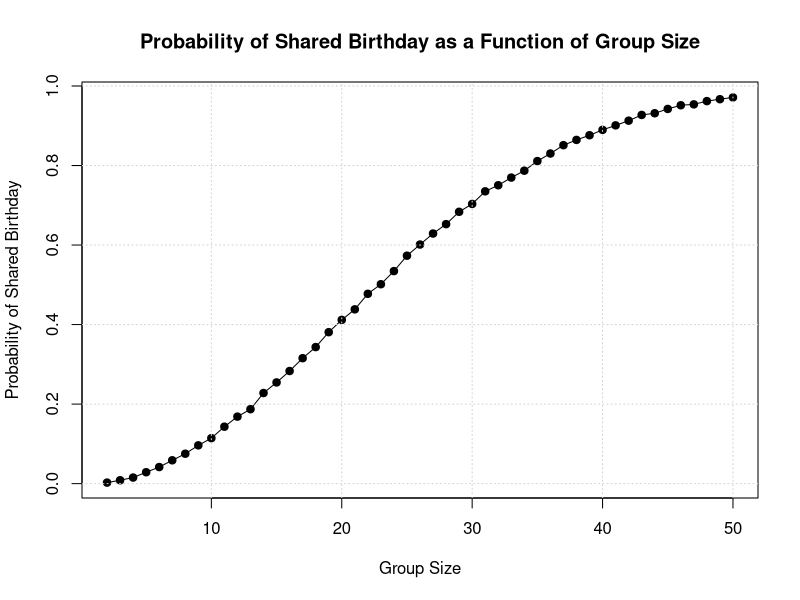

Generate this figure with R: (Note: a time limit stopped this script after it produced the figure.)
## ---- chunk 1
knitr::opts_chunk$set(echo = TRUE)
## ---- chunk 2
has_shared_birthday <- function(n) {
 
  birthdays <- sample(1:365, n, replace = TRUE)
  
  
  return(length(birthdays) != length(unique(birthdays)))
}

## ---- chunk 3
has_shared_birthday <- function(n) {
  birthdays <- sample(1:365, n, replace = TRUE)
  return(length(birthdays) != length(unique(birthdays)))
}


group_sizes <- 2:50
n_simulations <- 10000
probabilities <- numeric(length(group_sizes))


for (i in seq_along(group_sizes)) {
  n <- group_sizes[i]
  duplicates <- sum(replicate(n_simulations, has_shared_birthday(n)))
  probabilities[i] <- duplicates / n_simulations
}


plot(group_sizes, probabilities, type = "o", pch = 19,
     xlab = "Group Size", ylab = "Probability of Shared Birthday",
     main = "Probability of Shared Birthday as a Function of Group Size")
grid()

## ---- chunk 4
library(broom)
library(ggplot2)


n <- 30
sigma <- 5
alpha <- 0.05
mu_values <- c(0, 1, 2, 3, 4, 5, 6)
num_simulations <- 5000


results <- data.frame()

for (mu in mu_values) {
  
  rejections <- 0
  
  for (i in 1:num_simulations) {
   
    sample <- rnorm(n, mean = mu, sd = sigma)
    
    
    t_test_result <- t.test(sample, mu = 0)
    tidy_result <- tidy(t_test_result)
    
    
    if (tidy_result$p.value < alpha) {
      rejections <- rejections + 1
    }
  }
  
  
  power <- rejections / num_simulations
  
  
  results <- rbind(results, data.frame(mu = mu, power = power))
}


ggplot(results, aes(x = mu, y = power)) +
  geom_line() +
  geom_point() +
  labs(
    x = "True Value of μ",
    y = "Power (Proportion of Null Rejections)",
    title = "Power of One-Sample t-Test vs. Effect Size (μ)"
  ) +
  theme_minimal()

## ---- chunk 5
library(broom)
library(ggplot2)
library(dplyr)

# Set parameters
n <- 30
sigma <- 5
alpha <- 0.05
mu_values <- c(0, 1, 2, 3, 4, 5, 6)
num_simulations <- 5000

# Initialize results storage
results <- data.frame()

for (mu in mu_values) {
  # Run simulations and collect both estimate and rejection status
  estimates <- numeric(num_simulations)
  rejections <- numeric(num_simulations)
  
  for (i in 1:num_simulations) {
    # Generate a sample
    sample <- rnorm(n, mean = mu, sd = sigma)
    
    # Perform t-test
    t_test_result <- t.test(sample, mu = 0)
    tidy_result <- tidy(t_test_result)
    
    # Store the estimate and rejection status
    estimates[i] <- tidy_result$estimate
    rejections[i] <- ifelse(tidy_result$p.value < alpha, 1, 0)
  }
  
  # Calculate average estimate of mu_hat
  avg_mu_hat <- mean(estimates)
  
  # Calculate average estimate of mu_hat for rejected tests only
  avg_mu_hat_rejected <- mean(estimates[rejections == 1])
  
  # Store results
  results <- rbind(results, data.frame(mu = mu, avg_mu_hat = avg_mu_hat, avg_mu_hat_rejected = avg_mu_hat_rejected))
}

# Plot both averages
ggplot(results, aes(x = mu)) +
  geom_line(aes(y = avg_mu_hat), color = "blue", linetype = "solid") +
  geom_point(aes(y = avg_mu_hat), color = "blue") +
  geom_line(aes(y = avg_mu_hat_rejected), color = "red", linetype = "dashed") +
  geom_point(aes(y = avg_mu_hat_rejected), color = "red") +
  labs(
    x = "True Value of μ",
    y = "Average Estimate of μ̂",
    title = "Average Estimate of μ̂ vs. True Value of μ",
    subtitle = "Blue: Overall Average, Red: Average for Null Rejected"
  ) +
  theme_minimal() +
  scale_y_continuous(sec.axis = dup_axis(name = "Average Estimate of μ̂"))
